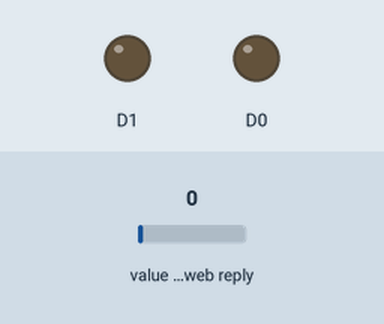
Bench run of a sketch on a simulated ESP8266 (NodeMCU). On the bench: output pins drawn as LEDs (lit = HIGH). The test bench sets the inputs (shaded band); at power-on: value in the web reply 0. WiFi joins after 1.5 s; servers stay silent unless stated; web services answer with replies made up by the test bench; what the sketch prints to the serial monitor is not drawn.

Above: at 0.1 s.
At 3.7 s:
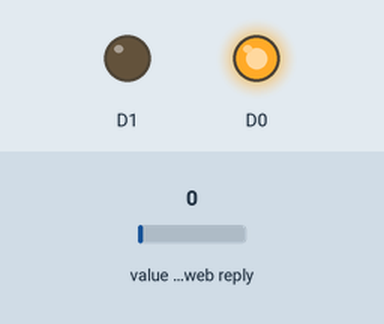
3.8 s: value in the web reply set to 2
At 4.8 s:
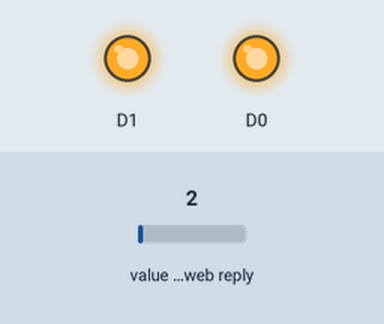
Timing chart, 0 to 6.8 s (numbered marks = the images above; inputs shaded):
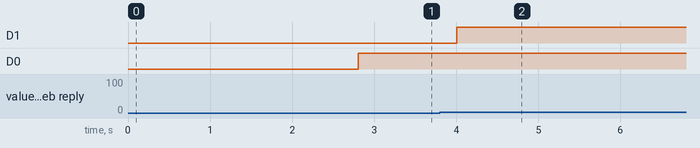

Measured:
- after the input at 3.8 s, D1: LOW → HIGH after 0.20 s

The sketch:

esp8266_home_automation.ino
```cpp
#include <ESP8266WiFi.h>
#include <WiFiClient.h>
#include <ThingSpeak.h>

int  i;
 WiFiClient client;

void setup()
{

pinMode(D0,OUTPUT);
pinMode(D1,OUTPUT);
Serial.begin(9600);
ThingSpeak.begin(client);
  WiFi.disconnect();
  delay(1000);
   WiFi.begin("Tanvi","zxfa8942");
  while ((!(WiFi.status() == WL_CONNECTED)))
   {
    delay(300);
    Serial.print(".");
   }
   Serial.println("");
  Serial.println("Connected to WiFi");
}
void loop()
{
   i = ThingSpeak.readIntField(3407282,1,"CAGEY0OB7L4VGLGT");
   Serial.println(i);
if(i==0){
  digitalWrite(D0,1);
}
else if(i==1){
  digitalWrite(D0,0);
}
else if(i==2)
{
  digitalWrite(D1,1);
}
else if(i==3){
  digitalWrite(D1,0);
}
else if(i==4){
  digitalWrite(D0,1);
  digitalWrite(D1,1);
}
else if(i==5){
  digitalWrite(D0,0);
  digitalWrite(D1,0);
}
}
```
